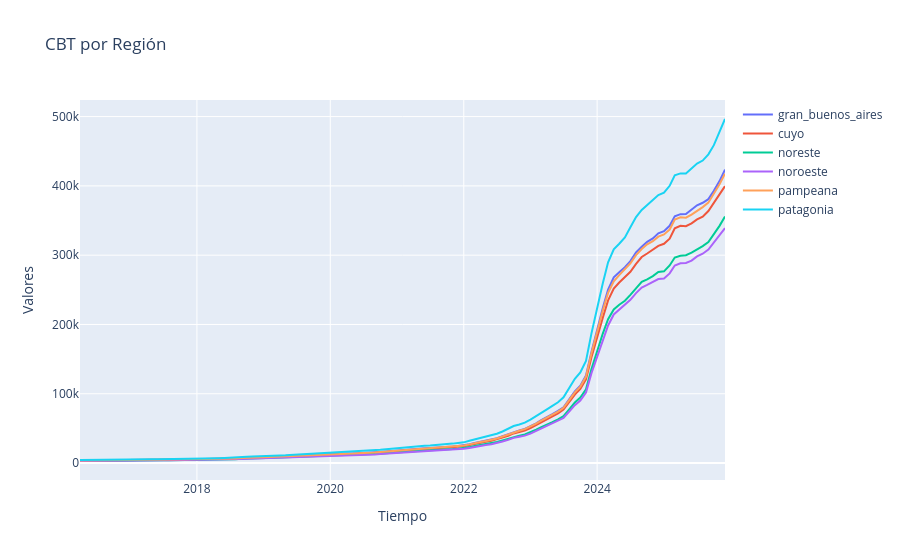

The notebook cell saved with this chart:
### Markdown cell above
### Veamos los valores atipicos

### Code cell
# fig funciona correctamente con Plotly Express
fig = px.line(dataframes['df_cbt']['gran_buenos_aires'])

fig1 = go.Figure(
    data=[
        go.Scatter(
            x=dataframes['df_cbt']['indice_tiempo'],  # Usamos la columna de tiempo para el eje X
            y=dataframes['df_cbt'][column], 
            mode='lines', 
            name=column
        )
        for column in dataframes['df_cbt'].columns 
        if column != 'indice_tiempo'  # Excluye la columna de tiempo de las líneas
    ],
    layout={"xaxis": {"title": "Tiempo"}, "yaxis": {"title": "Valores"}, "title": "CBT por Región"}
)

fig1.show()
